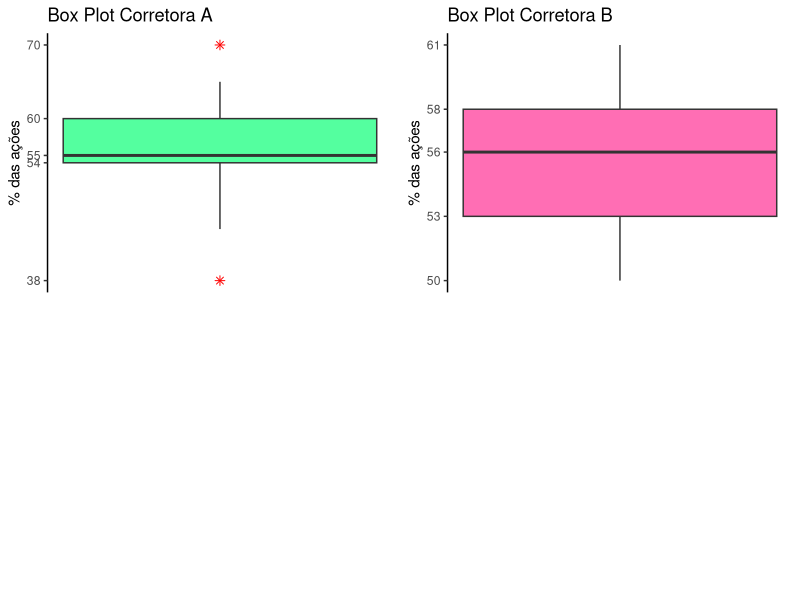

Recreate this plot in R.
#' ---
#' title: "Exercícios da Lista 3"
#' author: "Aluno: Germano Andrade Brandão"
#' date: "19 Abril 2020"
#' output: html_document
#' ---
## ---- include=FALSE-----------------------------------------------------------------------
library(ggplot2)
library(ggpubr)

#' 
#' ## Nota inicial
#' Para a resolução dos exercícios, foram utilizados os pacotes "ggplot2" (para construção de gráficos) e "ggpubr" (para alterar a organização os gráficos).
#' 
#' ### Capítulo 3, Edição 2017: Ex 28 a 31 
#' 
#' ## Ex. 28
#' 
#' Para se estudar o desempenho de duas corretoras de ações, selecionou-se de cada uma delas, amostras aleatórias das ações negociadas. Para cada ação selecionada, computou-se a porcentagem de lucro apresentada durante um período fixado de tempo. Os dados estão a seguir:
#' 
#' 
## -----------------------------------------------------------------------------------------

corretora.A <- data.frame(periodo_1 = c(45, 62, 38, 55, 54, 65), periodo_2 = c(60, 55, 48, 56, 59, 55), periodo_3 = c(54, 70, 64, 55, 48, 60))

corretora.A

#' 
## -----------------------------------------------------------------------------------------

corretora.B <- data.frame(periodo_1 = c(57, 50, 59, 61, 57, 55, 59), periodo_2 = c(55, 52, 55, 52, 57, 58, 51), periodo_3 = c(58, 59, 56, 53, 50, 54, 56))

corretora.B


#' 
#' Que tipo de informação revelam esses dados? (Sugestão: Observar os quantis empíricos)
#' 
#' **Corretora A**: Percebemos, a partir de $q_2 -x_1$,$x_n - q_2$, $q_2 - q_1$ e $q_3 - q_2$, que os dados das porcentagens das ações da corretora A não são totalmente distribuídos simetricamente.
## -----------------------------------------------------------------------------------------
Dados_Corret_A <-c(min(corretora.A), quantile(c(corretora.A$periodo_1, corretora.A$periodo_2, corretora.A$periodo_3), probs = c(0.25, 0.5, 0.75)), max(corretora.A))
Dados_Corret_A_M <- matrix(Dados_Corret_A, nrow = 1, ncol = 5, dimnames = list("A", c("x1", "q1", "q2", "q3", "xn")))
Dados_Corret_A_M

#' 
#' $q_2 -x_1$ $≅$ $x_n - q_2$
## -----------------------------------------------------------------------------------------
#q2 - x1
Dados_Corret_A_M[, "q2"] - Dados_Corret_A_M[,"x1"]
#xn - q2
Dados_Corret_A_M[, "xn"] - Dados_Corret_A_M[, "q2"]

#' $q_2 - q_1$ $≠$ $q_3 - q_2$
## -----------------------------------------------------------------------------------------
#q2 - q1
Dados_Corret_A_M[, "q2"] - Dados_Corret_A_M[,"q1"]
#q3 - q2
Dados_Corret_A_M[, "q3"] - Dados_Corret_A_M[, "q2"]

#' 
#' **Corretora B**: Já na corretora B, percebemos, a partir de $q_2 -x_1$,$x_n - q_2$, $q_2 - q_1$ e $q_3 - q_2$, que os dados das porcentagens das ações são distribuídos de uma forma mais homogênea.
## -----------------------------------------------------------------------------------------
Dados_Corret_B <-c(min(corretora.B), quantile(c(corretora.B$periodo_1, corretora.B$periodo_2, corretora.B$periodo_3), probs = c(0.25, 0.5, 0.75)), max(corretora.B))
Dados_Corret_B_M <- matrix(Dados_Corret_B, nrow = 1, ncol = 5, dimnames = list("A", c("x1", "q1", "q2", "q3", "xn")))
#Esquema dos cinco números
Dados_Corret_B_M

#' 
#' $q_2 -x_1$ $≅$ $x_n - q_2$
## -----------------------------------------------------------------------------------------
#q2 - x1
Dados_Corret_B_M[, "q2"] - Dados_Corret_B_M[,"x1"]
#xn - q2
Dados_Corret_B_M[, "xn"] - Dados_Corret_B_M[, "q2"]

#' $q_2 - q_1$ $≅$ $q_3 - q_2$
## -----------------------------------------------------------------------------------------
#q2 - q1
Dados_Corret_B_M[, "q2"] - Dados_Corret_B_M[,"q1"]
#q3 - q2
Dados_Corret_B_M[, "q3"] - Dados_Corret_B_M[, "q2"]

#' 
#' 
#' 
#' 
#' ## Ex. 29
#' 
#' Para verificar a homogeneidade das duas populações do problema anterior, um estatístico sugeriu que se usasse o quociente 
#' $$F = \frac{var(X/A)}{var(X/B)} $$
#' sendo $var(X/A)$ a variância de X para a corretora A; $X =$ porcentagem de lucro.
#' No entanto, o profissional não disse qual decisão tomar baseado nesse valor. Que regra de decisão voce adotaria para dizer se são homogêneas ou não?
#' 
#' **Faça sua análise aqui**
## -----------------------------------------------------------------------------------------
# Resposta

#'   * Caso $var(X/A)$ seja $maior$ que $var(X/B)$, o número $F$ será maior que $1$ e tão maior quanto a proporção da diferença entre as duas.
#'   * Já se $var(X/B)$ for $maior$ que $var(X/A)$, o número $F$ será menor que $1$ e quanto maior a diferença entre as duas, mais perto de $0$ será o quociente.
#'   * E, por fim, caso as variâncias sejam homogêneas, $F = 1$ ou $F$ muito próximo a $1$.
#' 
#' 
#' ## Ex. 30
#' 
#' Faça um gráfico *boxplot* para cada uma das corretoras e compare os dois conjuntos de dados a partir dos gráficos.
#' 
#' **Escreva sua resposta aqui**
#' 
#' 
## -----------------------------------------------------------------------------------------
C_A <- ggplot(data = data.frame(c(corretora.A$periodo_1, corretora.A$periodo_2, corretora.A$periodo_3)), aes(y = c(corretora.A$periodo_1, corretora.A$periodo_2, corretora.A$periodo_3))) + geom_boxplot(fill = "seagreen1", outlier.shape = 8, outlier.colour = "red", outlier.size = 2) + scale_x_continuous(b = NULL) + theme_classic() + labs(title = "Box Plot Corretora A", y = "% das ações") + scale_y_continuous(breaks = c(38, 54, 55, 60, 70))

## -----------------------------------------------------------------------------------------
C_B <- ggplot(data = data.frame(c(corretora.B$periodo_1, corretora.B$periodo_2, corretora.B$periodo_3)), aes(y = c(corretora.B$periodo_1, corretora.B$periodo_2, corretora.B$periodo_3))) + geom_boxplot(fill = "hotpink1") + scale_x_continuous(b = NULL) + theme_classic() + labs(title = "Box Plot Corretora B", y = "% das ações") + scale_y_continuous(breaks = c(50, 53, 56, 58, 61))

#' Podemos perceber novamente que os dados têm uma variação assimétrica na corretora A e, já na B, a distribuição em torno da mediana é mais normal.
## -----------------------------------------------------------------------------------------
ggarrange(C_A, C_B,
          ncol = 2, nrow = 2)

#' 
#' ## Ex. 31
#' 
#' Para decidir se o desempenho das duas corretoras são semelhantes ou não, adotou-se o seguinte teste:
#' 
#' $$t = \frac{\bar{x_A} - \bar{x_B}}{S^2*\sqrt{1/{n_A} - 1/{n_B}}} $$
#' $$ S^2 = \frac{(n_A -1)var(X/A) + (n_B -1)var(X/B)}{n_A + n_B - 2} $$
#' Sendo $n_A$ e $n_B$ o número de ações selecionadas das corretoras $A$ e $B$ respectivamente.
#' 
#' Caso $|t| < 2$, os desempenhos são semelhantes, caso contrário, são diferentes. Qual seria a sua conclusão?
#' 
#' **Escreva sua resposta aqui**
#' 
#'   * Como chegamos ao resultado de $|t| = 0.1014008$, concluímos de que o desempenho das duas corretoras são semelhantes. 
## -----------------------------------------------------------------------------------------
#Organizando os dados da corretora A em um único vetor:
Corret_A <- c(corretora.A$periodo_1, corretora.A$periodo_2, corretora.A$periodo_3)
Corret_A
#Organizando os dados da corretora B em um único vetor:
Corret_B <- c(corretora.B$periodo_1, corretora.B$periodo_2, corretora.B$periodo_3)
Corret_B
n_A <- length(Corret_A)
n_B <- length(Corret_B)
media_A <- mean(Corret_A)
media_B <- mean(Corret_B)
var_A <- var(Corret_A)
var_B <- var(Corret_B)

#Cálculo do "S^2"
S_2 <-((n_A -1)*var_A + (n_B - 1)*var_B)/(n_A + n_B - 2)
#Cálculo do "t"
t <- (media_A - media_B)/(S_2*((1/n_A) - (1/n_B))^(1/2))
#módulo de "t" igual a:
abs(t)

#' 
